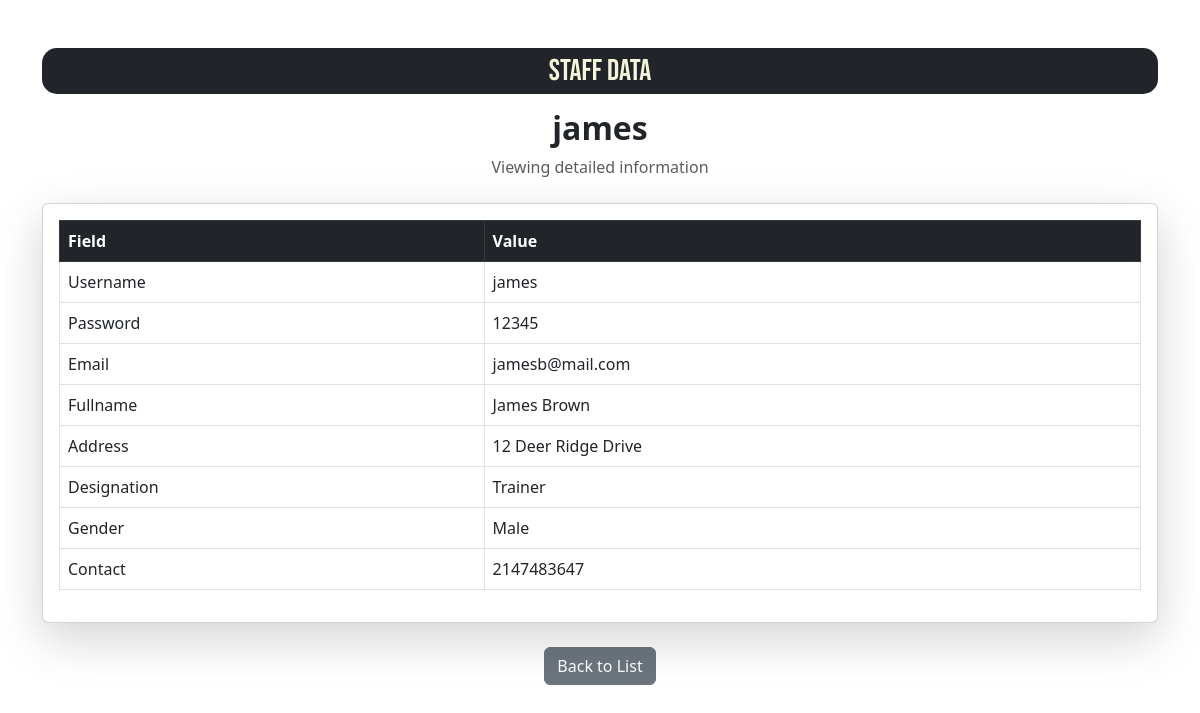
Screenshot of /crudapp/mihir/equipments/view_page_2.php?id=3 with the database file from the repository.
### tables this page shows
CREATE TABLE `staffs` (
  `staff_id` int NOT NULL AUTO_INCREMENT,
  `username` varchar(50) NOT NULL,
  `password` varchar(50) NOT NULL,
  `email` varchar(50) NOT NULL,
  `fullname` varchar(50) NOT NULL,
  `address` varchar(20) NOT NULL,
  `designation` varchar(20) NOT NULL,
  `gender` varchar(10) NOT NULL,
  `contact` int(10) NOT NULL,
   PRIMARY KEY (staff_id)    
);

### crudapp/mihir/equipments/view_page_2.php (the view, shortened to what this page needs)
<?php
$servername = "localhost";
$username = "root";
$password = "";
$dbname = "gym_system";
$conn = new mysqli($servername, $username, $password, $dbname);
if (isset($_GET['id']) && is_numeric($_GET['id'])) {
    $id = intval($_GET['id']);
    $sql = "SELECT * FROM staffs WHERE staff_id = ?";
    $stmt = $conn->prepare($sql);
    $stmt->bind_param("i", $id);
    $stmt->execute();
    $result = $stmt->get_result();
    if ($result->num_rows > 0) {
        $row = $result->fetch_assoc();
    } else {
        echo "<p class='text-center text-danger mt-5'>No user found with ID $id.</p>";
        exit;
    }
} else {
    echo "<p class='text-center text-danger mt-5'>Invalid request. No ID provided.</p>";
    exit;
}
?>
<!DOCTYPE html>
<html lang="en">
<head>
    <link href="https://cdn.jsdelivr.net/npm/bootstrap@5.3.0-alpha3/dist/css/bootstrap.min.css" rel="stylesheet">
</head>
<body>
    <div class="container py-5">
        <div class="text-center mb-4">
        <h1 id="main-title" style="text-align: center;
                                        margin-bottom: 15px;
                                        color: beige;
                                        padding: 5px;
                                        /* font-weight: 500; */
                                        font-family: Bebas Neue;
                                        /* position: sticky; */
                                        background: #212529;;
                                        border-radius: 15px;
                                        /* display: inline-flex; */
                                        font-size: 30px;">
            Staff Data</h1>
            <h2 class="fw-bold"><?php echo htmlspecialchars($row['username']); ?></h2>
            <p class="text-muted">Viewing detailed information</p>
        </div>
        <div class="card shadow-lg">
            <div class="card-body">
                <table class="table table-hover table-bordered">
                    <thead class="table-dark">
                        <tr>
                            <th scope="col">Field</th>
                            <th scope="col">Value</th>
                        </tr>
                    </thead>
                    <tbody>
                        <tr><td>Username</td><td><?php echo htmlspecialchars($row['username']); ?></td></tr>
                        <tr><td>Password</td><td><?php echo htmlspecialchars($row['password']); ?></td></tr>
                        <tr><td>Email</td><td><?php echo htmlspecialchars($row['email']); ?></td></tr>
                        <tr><td>Fullname</td><td><?php echo htmlspecialchars($row['fullname']); ?></td></tr>
                        <tr><td>Address</td><td><?php echo htmlspecialchars($row['address']); ?></td></tr>
                        <tr><td>Designation</td><td><?php echo htmlspecialchars($row['designation']); ?></td></tr>
                        <tr><td>Gender</td><td><?php echo htmlspecialchars($row['gender']); ?></td></tr>
                        <tr><td>Contact</td><td><?php echo htmlspecialchars($row['contact']); ?></td></tr>
                    </tbody>
                </table>
            </div>
        </div>
        <div class="text-center mt-4">
            <a href="index.php" class="btn btn-secondary">Back to List</a>
        </div>
    </div>
</body>
</html>

### rows the page displays
staffs: username "james", password "12345", email "jamesb@mail.com", fullname "James Brown", address "12 Deer Ridge Drive", designation "Trainer", gender "Male", contact "2147483647"
